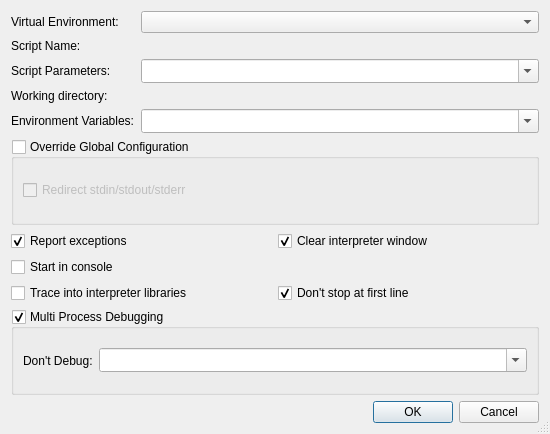
<?xml version="1.0" encoding="UTF-8"?>
<ui version="4.0">
 <class>StartDebugDialog</class>
 <widget class="QDialog" name="StartDebugDialog">
  <property name="geometry">
   <rect>
    <x>0</x>
    <y>0</y>
    <width>550</width>
    <height>434</height>
   </rect>
  </property>
  <property name="windowTitle">
   <string>Start debugging</string>
  </property>
  <property name="sizeGripEnabled">
   <bool>true</bool>
  </property>
  <layout class="QVBoxLayout" name="verticalLayout_2">
   <item>
    <layout class="QGridLayout" name="gridLayout_2">
     <item row="0" column="0">
      <widget class="QLabel" name="label">
       <property name="text">
        <string>Virtual Environment:</string>
       </property>
       <property name="buddy">
        <cstring>venvComboBox</cstring>
       </property>
      </widget>
     </item>
     <item row="0" column="1">
      <widget class="QComboBox" name="venvComboBox">
       <property name="sizePolicy">
        <sizepolicy hsizetype="Expanding" vsizetype="Fixed">
         <horstretch>0</horstretch>
         <verstretch>0</verstretch>
        </sizepolicy>
       </property>
       <property name="toolTip">
        <string>Select the virtual environment to be used</string>
       </property>
       <property name="whatsThis">
        <string>&lt;b&gt;Virtual Environment&lt;/b&gt;
&lt;p&gt;Enter the virtual environment to be used. Leave it empty to use the default environment, i.e. the one configured globally or per project.&lt;/p&gt;</string>
       </property>
      </widget>
     </item>
     <item row="1" column="0">
      <widget class="QLabel" name="TextLabel1_3">
       <property name="text">
        <string>Script Name:</string>
       </property>
       <property name="buddy">
        <cstring>cmdlineCombo</cstring>
       </property>
      </widget>
     </item>
     <item row="1" column="1">
      <widget class="EricComboPathPicker" name="scriptnamePicker" native="true">
       <property name="sizePolicy">
        <sizepolicy hsizetype="Expanding" vsizetype="Preferred">
         <horstretch>0</horstretch>
         <verstretch>0</verstretch>
        </sizepolicy>
       </property>
       <property name="focusPolicy">
        <enum>Qt::WheelFocus</enum>
       </property>
       <property name="toolTip">
        <string>Enter the script file name</string>
       </property>
       <property name="whatsThis">
        <string>&lt;b&gt;Script Name&lt;/b&gt;
&lt;p&gt;Enter the the name of the script. Leave empty to use the script of the current editor.&lt;/p&gt;</string>
       </property>
      </widget>
     </item>
     <item row="2" column="0">
      <widget class="QLabel" name="TextLabel1">
       <property name="text">
        <string>Script Parameters:</string>
       </property>
       <property name="buddy">
        <cstring>cmdlineCombo</cstring>
       </property>
      </widget>
     </item>
     <item row="2" column="1">
      <widget class="QComboBox" name="cmdlineCombo">
       <property name="sizePolicy">
        <sizepolicy hsizetype="Expanding" vsizetype="Fixed">
         <horstretch>0</horstretch>
         <verstretch>0</verstretch>
        </sizepolicy>
       </property>
       <property name="toolTip">
        <string>Enter the commandline parameters</string>
       </property>
       <property name="whatsThis">
        <string>&lt;b&gt;Commandline&lt;/b&gt;
&lt;p&gt;Enter the commandline parameters in this field.&lt;/p&gt;</string>
       </property>
       <property name="editable">
        <bool>true</bool>
       </property>
       <property name="insertPolicy">
        <enum>QComboBox::InsertAtTop</enum>
       </property>
       <property name="sizeAdjustPolicy">
        <enum>QComboBox::AdjustToMinimumContentsLengthWithIcon</enum>
       </property>
       <property name="duplicatesEnabled">
        <bool>false</bool>
       </property>
      </widget>
     </item>
     <item row="3" column="0">
      <widget class="QLabel" name="TextLabel2">
       <property name="text">
        <string>Working directory:</string>
       </property>
       <property name="buddy">
        <cstring>workdirPicker</cstring>
       </property>
      </widget>
     </item>
     <item row="3" column="1">
      <widget class="EricComboPathPicker" name="workdirPicker" native="true">
       <property name="sizePolicy">
        <sizepolicy hsizetype="Expanding" vsizetype="Preferred">
         <horstretch>0</horstretch>
         <verstretch>0</verstretch>
        </sizepolicy>
       </property>
       <property name="focusPolicy">
        <enum>Qt::WheelFocus</enum>
       </property>
       <property name="toolTip">
        <string>Enter the working directory</string>
       </property>
       <property name="whatsThis">
        <string>&lt;b&gt;Working directory&lt;/b&gt;
&lt;p&gt;Enter the working directory of the application to be debugged. Leave it empty to set the working directory to the executable directory.&lt;/p&gt;</string>
       </property>
      </widget>
     </item>
     <item row="4" column="0">
      <widget class="QLabel" name="textLabel1">
       <property name="text">
        <string>Environment Variables:</string>
       </property>
       <property name="buddy">
        <cstring>environmentCombo</cstring>
       </property>
      </widget>
     </item>
     <item row="4" column="1">
      <widget class="QComboBox" name="environmentCombo">
       <property name="sizePolicy">
        <sizepolicy hsizetype="Expanding" vsizetype="Fixed">
         <horstretch>0</horstretch>
         <verstretch>0</verstretch>
        </sizepolicy>
       </property>
       <property name="toolTip">
        <string>Enter the environment variables to be set separated by whitespace.</string>
       </property>
       <property name="whatsThis">
        <string>&lt;b&gt;Environment Variables&lt;/b&gt;
&lt;p&gt;Enter the environment variables to be set for the program. The individual settings must be separated by whitespace and be given in the form 'var=value'. In order to add to an environment variable, enter it in the form 'var+=value'. To delete an environment variable, append a '-' to the variable name.&lt;/p&gt;
&lt;p&gt;Example: var1=1 var2=&quot;hello world&quot; var3+=&quot;:/tmp&quot; var4-&lt;/p&gt;</string>
       </property>
       <property name="editable">
        <bool>true</bool>
       </property>
       <property name="insertPolicy">
        <enum>QComboBox::InsertAtTop</enum>
       </property>
       <property name="sizeAdjustPolicy">
        <enum>QComboBox::AdjustToMinimumContentsLengthWithIcon</enum>
       </property>
       <property name="duplicatesEnabled">
        <bool>false</bool>
       </property>
      </widget>
     </item>
    </layout>
   </item>
   <item>
    <widget class="QGroupBox" name="globalOverrideGroup">
     <property name="title">
      <string>Override Global Configuration</string>
     </property>
     <property name="checkable">
      <bool>true</bool>
     </property>
     <property name="checked">
      <bool>false</bool>
     </property>
     <layout class="QVBoxLayout" name="verticalLayout">
      <item>
       <widget class="QCheckBox" name="redirectCheckBox">
        <property name="toolTip">
         <string>Select, to redirect stdin, stdout and stderr of the program being debugged to the eric IDE</string>
        </property>
        <property name="text">
         <string>Redirect stdin/stdout/stderr</string>
        </property>
       </widget>
      </item>
     </layout>
    </widget>
   </item>
   <item>
    <layout class="QGridLayout" name="gridLayout">
     <item row="2" column="0">
      <widget class="QCheckBox" name="tracePythonCheckBox">
       <property name="toolTip">
        <string>Select to trace into the Python library</string>
       </property>
       <property name="text">
        <string>Trace into interpreter libraries</string>
       </property>
       <property name="shortcut">
        <string>Alt+T</string>
       </property>
      </widget>
     </item>
     <item row="2" column="1">
      <widget class="QCheckBox" name="autoContinueCheckBox">
       <property name="toolTip">
        <string>Select to not stop the debugger at the first executable line.</string>
       </property>
       <property name="whatsThis">
        <string>&lt;b&gt;Don't stop at first line&lt;/b&gt;&lt;p&gt;This prevents the debugger from stopping at the first executable line.&lt;/p&gt;</string>
       </property>
       <property name="text">
        <string>Don't stop at first line</string>
       </property>
       <property name="checked">
        <bool>true</bool>
       </property>
      </widget>
     </item>
     <item row="0" column="1">
      <widget class="QCheckBox" name="clearShellCheckBox">
       <property name="toolTip">
        <string>Select to clear the display of the interpreter window</string>
       </property>
       <property name="whatsThis">
        <string>&lt;b&gt;Clear interpreter window&lt;/b&gt;&lt;p&gt;This clears the display of the interpreter window before starting the debug client.&lt;/p&gt;</string>
       </property>
       <property name="text">
        <string>Clear interpreter window</string>
       </property>
       <property name="checked">
        <bool>true</bool>
       </property>
      </widget>
     </item>
     <item row="0" column="0">
      <widget class="QCheckBox" name="exceptionCheckBox">
       <property name="toolTip">
        <string>Uncheck to disable exception reporting</string>
       </property>
       <property name="whatsThis">
        <string>&lt;b&gt;Report exceptions&lt;/b&gt;
&lt;p&gt;Uncheck this in order to disable exception reporting.&lt;/p&gt;</string>
       </property>
       <property name="text">
        <string>Report exceptions</string>
       </property>
       <property name="shortcut">
        <string>Alt+E</string>
       </property>
       <property name="checked">
        <bool>true</bool>
       </property>
      </widget>
     </item>
     <item row="1" column="0">
      <widget class="QCheckBox" name="consoleCheckBox">
       <property name="toolTip">
        <string>Select to start the debugger in a console window</string>
       </property>
       <property name="whatsThis">
        <string>&lt;b&gt;Start in console&lt;/b&gt;
&lt;p&gt;Select to start the debugger in a console window. The console command has to be configured on the Debugger-&amp;gt;General page&lt;/p&gt;</string>
       </property>
       <property name="text">
        <string>Start in console</string>
       </property>
      </widget>
     </item>
    </layout>
   </item>
   <item>
    <widget class="QGroupBox" name="multiprocessGroup">
     <property name="toolTip">
      <string>Select this to enable multi process debugging.</string>
     </property>
     <property name="whatsThis">
      <string>&lt;b&gt;Multi Process Debugging&lt;/b&gt;&lt;p&gt;This enables debugging capability for multi process programs. Each started Python program is started within a new debugger.&lt;/p&gt;</string>
     </property>
     <property name="title">
      <string>Multi Process Debugging</string>
     </property>
     <property name="checkable">
      <bool>true</bool>
     </property>
     <layout class="QHBoxLayout" name="horizontalLayout">
      <item>
       <widget class="QLabel" name="TextLabel1_2">
        <property name="text">
         <string>Don't Debug:</string>
        </property>
        <property name="buddy">
         <cstring>cmdlineCombo</cstring>
        </property>
       </widget>
      </item>
      <item>
       <widget class="QComboBox" name="multiprocessNoDebugCombo">
        <property name="sizePolicy">
         <sizepolicy hsizetype="Expanding" vsizetype="Fixed">
          <horstretch>0</horstretch>
          <verstretch>0</verstretch>
         </sizepolicy>
        </property>
        <property name="toolTip">
         <string/>
        </property>
        <property name="whatsThis">
         <string/>
        </property>
        <property name="editable">
         <bool>true</bool>
        </property>
        <property name="insertPolicy">
         <enum>QComboBox::InsertAtTop</enum>
        </property>
        <property name="sizeAdjustPolicy">
         <enum>QComboBox::AdjustToMinimumContentsLengthWithIcon</enum>
        </property>
        <property name="duplicatesEnabled">
         <bool>false</bool>
        </property>
       </widget>
      </item>
     </layout>
    </widget>
   </item>
   <item>
    <widget class="QDialogButtonBox" name="buttonBox">
     <property name="orientation">
      <enum>Qt::Horizontal</enum>
     </property>
     <property name="standardButtons">
      <set>QDialogButtonBox::Cancel|QDialogButtonBox::Ok</set>
     </property>
    </widget>
   </item>
  </layout>
 </widget>
 <pixmapfunction>qPixmapFromMimeSource</pixmapfunction>
 <customwidgets>
  <customwidget>
   <class>EricComboPathPicker</class>
   <extends>QWidget</extends>
   <header>EricWidgets/EricPathPicker.h</header>
   <container>1</container>
  </customwidget>
 </customwidgets>
 <tabstops>
  <tabstop>venvComboBox</tabstop>
  <tabstop>scriptnamePicker</tabstop>
  <tabstop>cmdlineCombo</tabstop>
  <tabstop>workdirPicker</tabstop>
  <tabstop>environmentCombo</tabstop>
  <tabstop>globalOverrideGroup</tabstop>
  <tabstop>redirectCheckBox</tabstop>
  <tabstop>exceptionCheckBox</tabstop>
  <tabstop>clearShellCheckBox</tabstop>
  <tabstop>consoleCheckBox</tabstop>
  <tabstop>tracePythonCheckBox</tabstop>
  <tabstop>autoContinueCheckBox</tabstop>
  <tabstop>multiprocessGroup</tabstop>
  <tabstop>multiprocessNoDebugCombo</tabstop>
 </tabstops>
 <resources/>
 <connections>
  <connection>
   <sender>buttonBox</sender>
   <signal>accepted()</signal>
   <receiver>StartDebugDialog</receiver>
   <slot>accept()</slot>
   <hints>
    <hint type="sourcelabel">
     <x>68</x>
     <y>323</y>
    </hint>
    <hint type="destinationlabel">
     <x>43</x>
     <y>179</y>
    </hint>
   </hints>
  </connection>
  <connection>
   <sender>buttonBox</sender>
   <signal>rejected()</signal>
   <receiver>StartDebugDialog</receiver>
   <slot>reject()</slot>
   <hints>
    <hint type="sourcelabel">
     <x>136</x>
     <y>323</y>
    </hint>
    <hint type="destinationlabel">
     <x>118</x>
     <y>180</y>
    </hint>
   </hints>
  </connection>
 </connections>
</ui>
